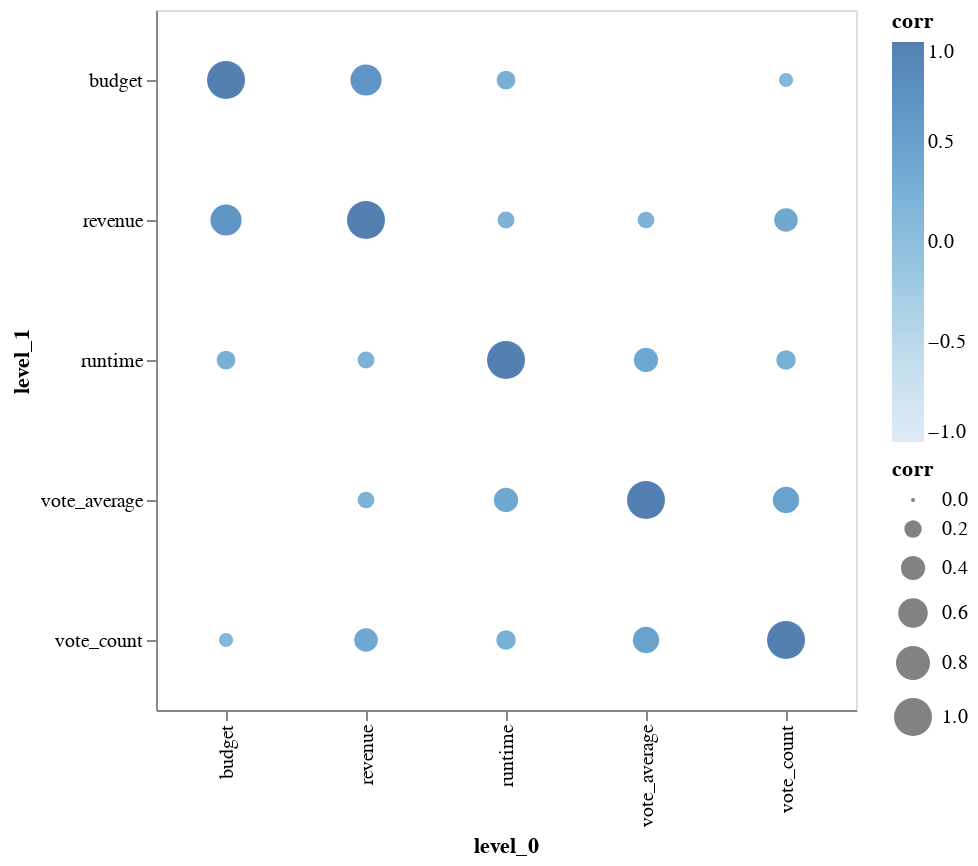

Notebook code cell kept with this figure:
### Markdown cell above
<div class="alert alert-warning" style="color:black">

### Question 2.3 (Optional)
rubric={viz:0.5,accuracy:0.5}
    
<h4>Python</h4>
<p>Another way of viewing the pairwise relationships between numerical column is to assess their correlation coefficients. It can be a good idea to use spearman instead of pearson correlation in order to pick up nonlinearities, so make sure to use that below.</p>
<p>I have done most of the wrangling, but you need to fill in the one blank and then view the dataframe to figure out how to plot it. Use some type of point plot with a marker of your choice and make an informed decision of which encoding channels to map the different data frame columns to.</p>

</div>

### Code cell
# YOUR ANSWER GOES HERE

corr_df = df_movie[numeric_cols].corr(method='spearman').stack().reset_index(name='corr')
alt.Chart(corr_df).mark_circle().encode(
    x=alt.X("level_0:N"),
    y=alt.Y("level_1:N"),
    color=alt.Color("corr:Q", scale=alt.Scale(domain=[-1, 1])),
    size=alt.Size("corr:Q", scale=alt.Scale(domain=[0, 1])),
    tooltip=["level_0:N", "level_1:N", "corr:Q"]
).properties(
    width=350,
    height=350
)

### Figure 1 — Vega specification as saved in the notebook (floating-point values rounded to 4 significant figures)
{"$schema": "https://vega.github.io/schema/vega/v5.json", "data": [{"name": "source_0", "values": [{"corr": 1.0, "level_0": "runtime", "level_1": "runtime"}, {"corr": 0.2349, "level_0": "runtime", "level_1": "budget"}, {"corr": 0.1891, "level_0": "runtime", "level_1": "revenue"}, {"corr": 0.4017, "level_0": "runtime", "level_1": "vote_average"}, {"corr": 0.2555, "level_0": "runtime", "level_1": "vote_count"}, {"corr": 0.2349, "level_0": "budget", "level_1": "runtime"}, {"corr": 1.0, "level_0": "budget", "level_1": "budget"}, {"corr": 0.668, "level_0": "budget", "level_1": "revenue"}, {"corr": -0.01903, "level_0": "budget", "level_1": "vote_average"}, {"corr": 0.1305, "level_0": "budget", "level_1": "vote_count"}, {"corr": 0.1891, "level_0": "revenue", "level_1": "runtime"}, {"corr": 0.668, "level_0": "revenue", "level_1": "budget"}, {"corr": 1.0, "level_0": "revenue", "level_1": "revenue"}, {"corr": 0.1826, "level_0": "revenue", "level_1": "vote_average"}, {"corr": 0.3774, "level_0": "revenue", "level_1": "vote_count"}, {"corr": 0.4017, "level_0": "vote_average", "level_1": "runtime"}, {"corr": -0.01903, "level_0": "vote_average", "level_1": "budget"}, {"corr": 0.1826, "level_0": "vote_average", "level_1": "revenue"}, {"corr": 1.0, "level_0": "vote_average", "level_1": "vote_average"}, {"corr": 0.4762, "level_0": "vote_average", "level_1": "vote_count"}, {"corr": 0.2555, "level_0": "vote_count", "level_1": "runtime"}, {"corr": 0.1305, "level_0": "vote_count", "level_1": "budget"}, {"corr": 0.3774, "level_0": "vote_count", "level_1": "revenue"}, {"corr": 0.4762, "level_0": "vote_count", "level_1": "vote_average"}, {"corr": 1.0, "level_0": "vote_count", "level_1": "vote_count"}]}, {"name": "source_0_x_domain_level_0", "values": [{"level_0": "runtime"}, {"level_0": "budget"}, {"level_0": "revenue"}, {"level_0": "vote_average"}, {"level_0": "vote_count"}]}, {"name": "source_0_y_domain_level_1", "values": [{"level_1": "runtime"}, {"level_1": "budget"}, {"level_1": "revenue"}, {"level_1": "vote_average"}, {"level_1": "vote_count"}]}], "marks": [{"type": "symbol", "name": "marks", "from": {"data": "source_0"}, "encode": {"update": {"y": {"field": "level_1", "scale": "y"}, "fill": {"field": "corr", "scale": "color"}, "x": {"field": "level_0", "scale": "x"}, "shape": {"value": "circle"}, "tooltip": {"signal": "{\"level_0\": isValid(datum[\"level_0\"]) ? datum[\"level_0\"] : \"\"+datum[\"level_0\"], \"level_1\": isValid(datum[\"level_1\"]) ? datum[\"level_1\"] : \"\"+datum[\"level_1\"], \"corr\": format(datum[\"corr\"], \"\")}"}, "size": {"field": "corr", "scale": "size"}, "opacity": {"value": 0.7}}}, "style": ["circle"]}], "scales": [{"name": "x", "type": "point", "domain": {"data": "source_0_x_domain_level_0", "field": "level_0", "sort": true}, "range": [0, {"signal": "width"}], "padding": 0.5}, {"name": "y", "type": "point", "domain": {"data": "source_0_y_domain_level_1", "field": "level_1", "sort": true}, "range": [0, {"signal": "height"}], "padding": 0.5}, {"name": "color", "type": "linear", "domain": [-1, 1], "range": "ramp", "interpolate": "hcl", "zero": true}, {"name": "size", "type": "linear", "domain": [0, 1], "range": [4, 361], "zero": true}], "axes": [{"scale": "x", "orient": "bottom", "labelAngle": 270, "labelBaseline": "middle", "grid": false, "zindex": 0, "labelAlign": "right", "title": "level_0"}, {"scale": "y", "orient": "left", "grid": false, "zindex": 0, "title": "level_1"}], "background": "white", "padding": 5, "width": 350, "height": 350, "legends": [{"fill": "color", "gradientLength": {"signal": "clamp(height, 64, 200)"}, "title": "corr", "encode": {"gradient": {"update": {"opacity": {"value": 0.7}}}}}, {"size": "size", "symbolType": "circle", "title": "corr", "encode": {"symbols": {"update": {"fill": {"value": "black"}, "fillOpacity": {"value": 0.7}, "opacity": {"value": 0.7}, "stroke": {"value": "transparent"}}}}}], "style": "cell"}
